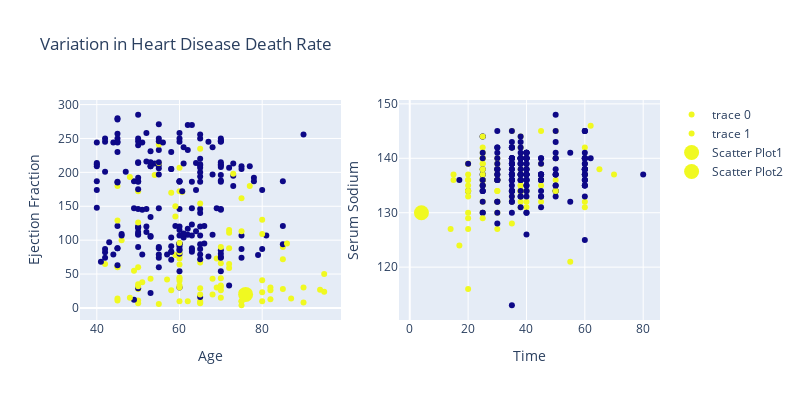

The notebook cell this image was saved under:
### Code cell
plot_graphs(model,arr)

### Figure 1 — Plotly figure (JSON) as saved in the notebook; plotly's stock layout.template omitted (floating-point values rounded to 4 significant figures; data arrays with more than 128 entries replaced by an {"elided": "..."} marker saying what was removed)
{"data": [{"line": {"color": "#003366", "width": 1}, "marker": {"color": {"elided": "299 int values"}}, "mode": "markers", "type": "scatter", "x": {"elided": "299 float values"}, "xaxis": "x", "y": {"elided": "299 int values"}, "yaxis": "y"}, {"line": {"color": "#FF6600", "width": 1}, "marker": {"color": {"elided": "299 int values"}}, "mode": "markers", "type": "scatter", "x": {"elided": "299 int values"}, "xaxis": "x2", "y": {"elided": "299 int values"}, "yaxis": "y2"}, {"line": {"color": "#FFCC00", "width": 1}, "marker": {"color": {"elided": "299 int values"}, "size": 15}, "mode": "markers", "name": "Scatter Plot1", "type": "scatter", "x": [76], "xaxis": "x", "y": [20], "yaxis": "y"}, {"line": {"color": "red", "width": 1}, "marker": {"color": {"elided": "299 int values"}, "size": 15}, "mode": "markers", "name": "Scatter Plot2", "type": "scatter", "x": [4], "xaxis": "x2", "y": [130], "yaxis": "y2"}], "layout": {"height": 400, "title": {"text": "Variation in Heart Disease Death Rate"}, "width": 800, "xaxis": {"anchor": "y", "domain": [0, 0.45], "title": {"text": "Age"}}, "xaxis2": {"anchor": "y2", "domain": [0.55, 1], "title": {"text": "Time"}}, "yaxis": {"anchor": "x", "domain": [0, 1], "title": {"text": "Ejection Fraction"}}, "yaxis2": {"anchor": "x2", "domain": [0, 1], "title": {"text": "Serum Sodium"}}}}
